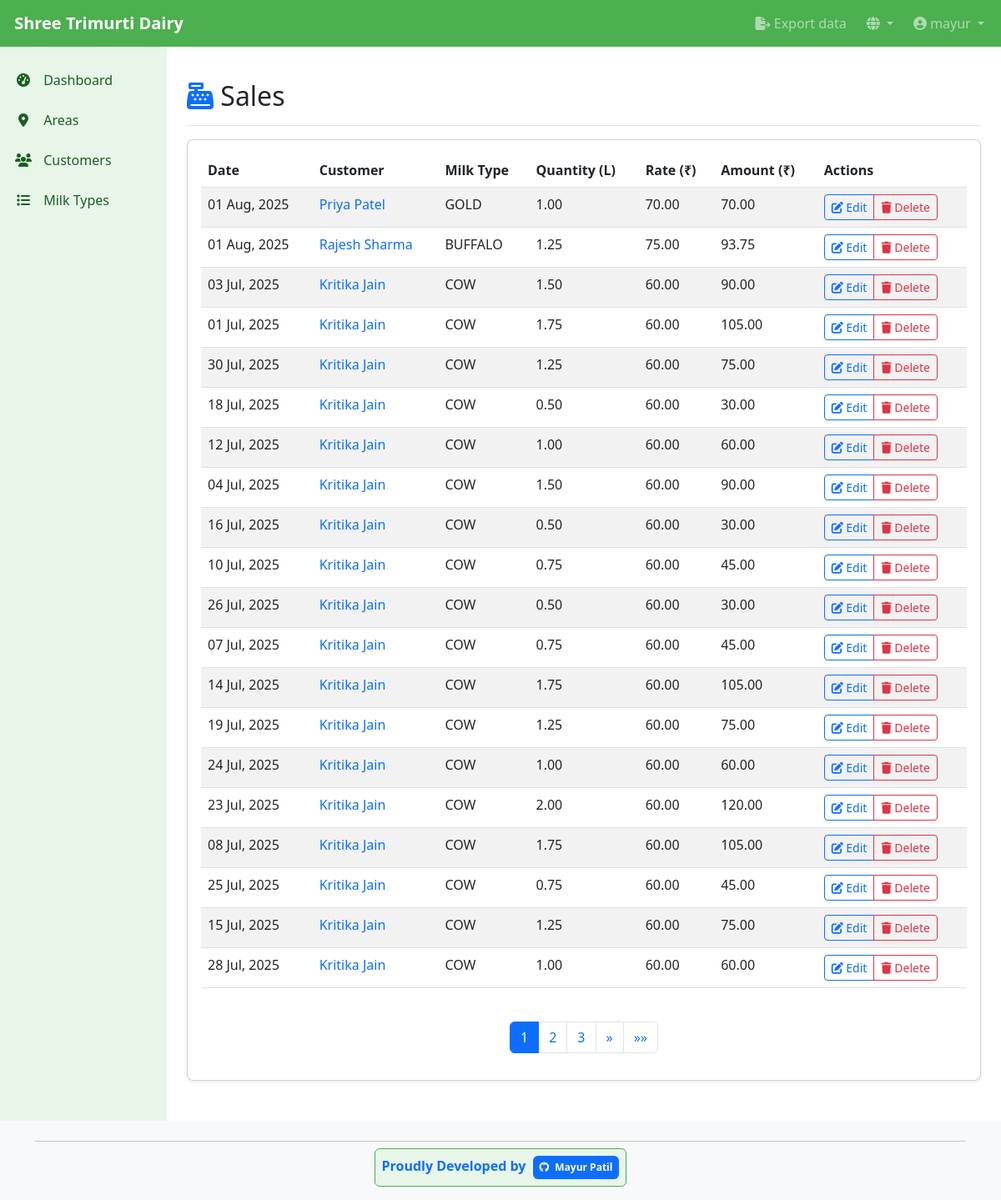
The page /en/dairy/sales/ (signed in) on the database its author committed.
### dairy_app/models.py (models this page shows, shortened)
class Sale(models.Model):
    user = models.ForeignKey(User, on_delete=models.CASCADE, related_name='sales')
    customer = models.ForeignKey(Customer, on_delete=models.CASCADE, related_name='sales')
    milk_type = models.ForeignKey(MilkType, on_delete=models.CASCADE, related_name='sales')
    date = models.DateField(default=timezone.now)
    quantity = models.DecimalField(max_digits=10, decimal_places=2, help_text='Quantity in liters')
    rate = models.DecimalField(max_digits=10, decimal_places=2, help_text='Rate in Rs per liter')
    notes = models.TextField(blank=True, null=True)
    created_at = models.DateTimeField(auto_now_add=True)
    updated_at = models.DateTimeField(auto_now=True)
    class Meta:
        ordering = ['-date', 'customer__name']
    def total_amount(self):
        return self.quantity * self.rate

class Customer(models.Model):
    user = models.ForeignKey(User, on_delete=models.CASCADE, related_name='customers')
    name = models.CharField(max_length=200)
    address = models.TextField(blank=True, null=True)
    phone = models.CharField(max_length=20, blank=True, null=True)
    milk_types = models.ManyToManyField(MilkType, related_name='customers')
    area = models.ForeignKey(Area, on_delete=models.SET_NULL, null=True, blank=True, related_name='customers')
    date_joined = models.DateTimeField(auto_now_add=True)
    delivery_order = models.PositiveIntegerField(default=0, help_text=_('Order for delivery route within area'))
    class Meta:
        ordering = ['area', 'delivery_order', 'name']

class MilkType(models.Model):
    name = models.CharField(max_length=100)
    rate_per_liter = models.DecimalField(max_digits=10, decimal_places=2, help_text=_('Rate in Rs per liter'))
    class Meta:
        ordering = ['name']

### dairy_app/views.py (the view)
# urls.py: path('sales/', views.SaleListView.as_view(), name='sale_list'),
class SaleListView(LoginRequiredMixin, ListView):
    model = Sale
    template_name = 'dairy_app/sale_list.html'
    context_object_name = 'sales'
    paginate_by = 20
    def get_queryset(self):
        return Sale.objects.all().order_by('-created_at')

### dairy_app/templates/dairy_app/sale_list.html (shortened to what this page needs)
{% extends 'base.html' %}
{% load i18n %}
{% block content %}
<div class="d-flex justify-content-between flex-wrap flex-md-nowrap align-items-center pt-3 pb-2 mb-3 border-bottom">
    <h1 class="h2"><i class="fas fa-cash-register text-primary"></i> {% trans "Sales" %}</h1>
</div>
<div class="card">
    <div class="card-body">
        {% if sales %}
        <div class="table-responsive">
            <table class="table table-striped table-hover">
                <thead>
                    <tr>
                        <th>{% trans "Date" %}</th>
                        <th>{% trans "Customer" %}</th>
                        <th>{% trans "Milk Type" %}</th>
                        <th>{% trans "Quantity" %} (L)</th>
                        <th>{% trans "Rate" %} (₹)</th>
                        <th>{% trans "Amount" %} (₹)</th>
                        <th>{% trans "Actions" %}</th>
                    </tr>
                </thead>
                <tbody>
                    {% for sale in sales %}
                    <tr>
                        <td>{{ sale.date|date:"d M, Y" }}</td>
                        <td>
                            <a href="{% url 'customer_detail' sale.customer.id %}" class="text-decoration-none">
                                {{ sale.customer.name }}
                            </a>
                        </td>
                        <td>{{ sale.milk_type.name }}</td>
                        <td>{{ sale.quantity|floatformat:2 }}</td>
                        <td>{{ sale.rate|floatformat:2 }}</td>
                        <td>{{ sale.total_amount|floatformat:2 }}</td>
                        <td>
                            <div class="btn-group btn-group-sm">
                                <a href="{% url 'sale_edit' sale.id %}" class="btn btn-outline-primary">
                                    <i class="fas fa-edit"></i> {% trans "Edit" %}
                                </a>
                                <a href="{% url 'sale_delete' sale.id %}" class="btn btn-outline-danger">
                                    <i class="fas fa-trash"></i> {% trans "Delete" %}
                                </a>
                            </div>
                        </td>
                    </tr>
                    {% endfor %}
                </tbody>
            </table>
        </div>
        {% if is_paginated %}
        <nav aria-label="Page navigation" class="mt-4">
            <ul class="pagination justify-content-center">
                {% for num in page_obj.paginator.page_range %}
                    {% if page_obj.number == num %}
                    <li class="page-item active">
                        <span class="page-link">{{ num }} <span class="sr-only">({% trans "current" %})</span></span>
                    </li>
                    {% elif num > page_obj.number|add:'-3' and num < page_obj.number|add:'3' %}
                    <li class="page-item"><a class="page-link" href="?page={{ num }}">{{ num }}</a></li>
                    {% endif %}
                {% endfor %}
                {% if page_obj.has_next %}
                <li class="page-item">
                    <a class="page-link" href="?page={{ page_obj.next_page_number }}" aria-label="Next">
                        <span aria-hidden="true">&raquo;</span>
                    </a>
                </li>
                <li class="page-item">
                    <a class="page-link" href="?page={{ page_obj.paginator.num_pages }}" aria-label="Last">
                        <span aria-hidden="true">&raquo;&raquo;</span>
                    </a>
                </li>
                {% endif %}
            </ul>
        </nav>
        {% endif %}
        {% else %}
        <div class="text-center py-5">
            <i class="fas fa-milk fa-3x text-muted mb-3"></i>
            <p class="lead">{% trans "No sales records found" %}</p>
            <p class="text-muted">{% trans "Record your milk sales from the customer detail page" %}</p>
        </div>
        {% endif %}
    </div>
</div>
{% endblock %}

### templates/base.html (shortened to what this page needs)
<!DOCTYPE html>
<html lang="{% if LANGUAGE_CODE %}{{ LANGUAGE_CODE }}{% else %}en{% endif %}">
<head>
    {% load i18n %}
    <link href="https://cdn.jsdelivr.net/npm/bootstrap@5.3.0/dist/css/bootstrap.min.css" rel="stylesheet">
    <link href="https://cdnjs.cloudflare.com/ajax/libs/font-awesome/6.4.0/css/all.min.css" rel="stylesheet">
</head>
<body>
    <nav class="navbar navbar-expand-lg navbar-dark fixed-top">
        <div class="container-fluid">
            <a class="navbar-brand" href="{% url 'dashboard' %}">
                 {% trans "Shree Trimurti Dairy" %}
            </a>
            <div class="collapse navbar-collapse" id="navbarNav">
                <ul class="navbar-nav">
                    {% if user.is_authenticated %}
                    <li class="nav-item me-2">
                        <a class="nav-link {% if request.resolver_match.url_name == 'customer_export' %}active{% endif %}" href="{% url 'customer_export' %}">
                            <i class="fas fa-file-export"></i> {% trans "Export data" %}
                        </a>
                    </li>
                    <li class="nav-item dropdown me-2">
                        <a class="nav-link dropdown-toggle" href="#" id="languageDropdown" role="button" data-bs-toggle="dropdown" aria-expanded="false">
                            <i class="fas fa-globe"></i>
                        </a>
                            {% load i18n %}
                            {% get_current_language as LANGUAGE_CODE %}
                            {% get_available_languages as LANGUAGES %}
                            {% get_language_info_list for LANGUAGES as languages %}
                    </li>
                    <li class="nav-item dropdown">
                        <a class="nav-link dropdown-toggle" href="#" id="navbarDropdown" role="button" data-bs-toggle="dropdown" aria-expanded="false">
                            <i class="fas fa-user-circle"></i> {{ user.username }}
                        </a>
                    </li>
                    {% else %}
                    <li class="nav-item">
                        <a class="nav-link" href="{% url 'login' %}">{% trans "Login" %}</a>
                    </li>
                    {% endif %}
                </ul>
            </div>
        </div>
    </nav>
    <div class="container-fluid">
        <div class="row">
            {% if user.is_authenticated %}
            <div class="col-lg-2 d-none d-lg-block sidebar collapse" id="sidebar">
                <div class="position-sticky pt-3">
                    <ul class="nav flex-column">
                        <li class="nav-item">
                            <a class="nav-link {% if request.resolver_match.url_name == 'dashboard' %}active{% endif %}" href="{% url 'dashboard' %}">
                                <i class="fas fa-tachometer-alt"></i> {% trans "Dashboard" %}
                            </a>
                        </li>
                        <li class="nav-item">
                            <a class="nav-link {% if 'area' in request.resolver_match.url_name %}active{% endif %}" href="{% url 'area_list' %}">
                                <i class="fas fa-map-marker-alt"></i> {% trans "Areas" %}
                            </a>
                        </li>
                        <li class="nav-item">
                            <a class="nav-link {% if 'customer' in request.resolver_match.url_name %}active{% endif %}" href="{% url 'customer_list' %}">
                                <i class="fas fa-users"></i> {% trans "Customers" %}
                            </a>
                        </li>
                        <li class="nav-item">
                            <a class="nav-link {% if 'milk_type' in request.resolver_match.url_name %}active{% endif %}" href="{% url 'milk_type_list' %}">
                                <i class="fas fa-list"></i> {% trans "Milk Types" %}
                            </a>
                        </li>
                    </ul>
                </div>
            </div>
            {% endif %}
            <main class="{% if user.is_authenticated %}col-12 col-lg-10{% else %}col-12{% endif %} main-content">
                {% block content %}{% endblock %}
            </main>
        </div>
    </div>
    <footer class="footer mt-auto py-3 bg-light">
        <div class="container">
            <div class="row">
                <div class="col-12 text-center">
                    <hr class="my-2">
                    <div class="developer-credit p-2 d-inline-block rounded" style="background-color: var(--light-color); border: 1px solid var(--primary-color);">
                        <strong class="text-primary">{% trans "Proudly Developed by" %}</strong>
                        <a href="https://github.com/mayur5204" target="_blank" class="text-decoration-none ms-1">
                            <span class="badge bg-primary p-2">
                                <i class="fab fa-github me-1"></i> Mayur Patil
                            </span>
                        </a>
                    </div>
                </div>
            </div>
        </div>
    </footer>
</body>
</html>

### templates/base.html (style rules this page uses)
:root { --primary-color: #4CAF50; --accent-color: #FFC107; --light-color: #E8F5E9; --dark-color: #1B5E20; }
body { padding-top: 56px; min-height: 100vh; display: flex; flex-direction: column; padding-bottom: 60px; }
.navbar { background-color: var(--primary-color); }
.navbar-brand { font-weight: bold; }
.sidebar { background-color: var(--light-color); min-height: calc(100vh - 56px); padding-right: 0; padding-left: 0; }
.sidebar .nav-link { color: var(--dark-color); padding: 0.75rem 1rem; border-radius: 0.25rem; }
.sidebar .nav-link i { margin-right: 0.5rem; width: 24px; text-align: center; }
.card { margin-bottom: 1.5rem; border-radius: 0.5rem; box-shadow: 0 0.125rem 0.25rem rgba(0, 0, 0, 0.075); }
.main-content { flex: 1; padding: 1.5rem; }
footer { background-color: var(--light-color); padding: 1rem 0; margin-top: auto; }
@media (min-width: 992px) { body { padding-bottom: 0; } }

### rows shown on the page
Sale: date "01 Aug, 2025", customer.name "Priya Patel", milk_type.name "GOLD", quantity "1.00", rate "70.00", total_amount "70.00"
Sale: date "01 Aug, 2025", customer.name "Rajesh Sharma", milk_type.name "BUFFALO", quantity "1.25", rate "75.00", total_amount "93.75"
Sale: date "03 Jul, 2025", customer.name "Kritika Jain", milk_type.name "COW", quantity "1.50", rate "60.00", total_amount "90.00"
Sale: date "01 Jul, 2025", customer.name "Kritika Jain", milk_type.name "COW", quantity "1.75", rate "60.00", total_amount "105.00"
Sale: date "30 Jul, 2025", customer.name "Kritika Jain", milk_type.name "COW", quantity "1.25", rate "60.00", total_amount "75.00"
Sale: date "18 Jul, 2025", customer.name "Kritika Jain", milk_type.name "COW", quantity "0.50", rate "60.00", total_amount "30.00"
Sale: date "12 Jul, 2025", customer.name "Kritika Jain", milk_type.name "COW", quantity "1.00", rate "60.00", total_amount "60.00"
Sale: date "04 Jul, 2025", customer.name "Kritika Jain", milk_type.name "COW", quantity "1.50", rate "60.00", total_amount "90.00"
Sale: date "16 Jul, 2025", customer.name "Kritika Jain", milk_type.name "COW", quantity "0.50", rate "60.00", total_amount "30.00"
Sale: date "10 Jul, 2025", customer.name "Kritika Jain", milk_type.name "COW", quantity "0.75", rate "60.00", total_amount "45.00"
Sale: date "26 Jul, 2025", customer.name "Kritika Jain", milk_type.name "COW", quantity "0.50", rate "60.00", total_amount "30.00"
Sale: date "07 Jul, 2025", customer.name "Kritika Jain", milk_type.name "COW", quantity "0.75", rate "60.00", total_amount "45.00"
Sale: date "14 Jul, 2025", customer.name "Kritika Jain", milk_type.name "COW", quantity "1.75", rate "60.00", total_amount "105.00"
Sale: date "19 Jul, 2025", customer.name "Kritika Jain", milk_type.name "COW", quantity "1.25", rate "60.00", total_amount "75.00"
Sale: date "24 Jul, 2025", customer.name "Kritika Jain", milk_type.name "COW", quantity "1.00", rate "60.00", total_amount "60.00"
Sale: date "23 Jul, 2025", customer.name "Kritika Jain", milk_type.name "COW", quantity "2.00", rate "60.00", total_amount "120.00"
Sale: date "08 Jul, 2025", customer.name "Kritika Jain", milk_type.name "COW", quantity "1.75", rate "60.00", total_amount "105.00"
Sale: date "25 Jul, 2025", customer.name "Kritika Jain", milk_type.name "COW", quantity "0.75", rate "60.00", total_amount "45.00"
Sale: date "15 Jul, 2025", customer.name "Kritika Jain", milk_type.name "COW", quantity "1.25", rate "60.00", total_amount "75.00"
Sale: date "28 Jul, 2025", customer.name "Kritika Jain", milk_type.name "COW", quantity "1.00", rate "60.00", total_amount "60.00"

### other values the page prints
{{ user.username }} "mayur"
{{ num }} "1"
{{ num }} "2" "3"
